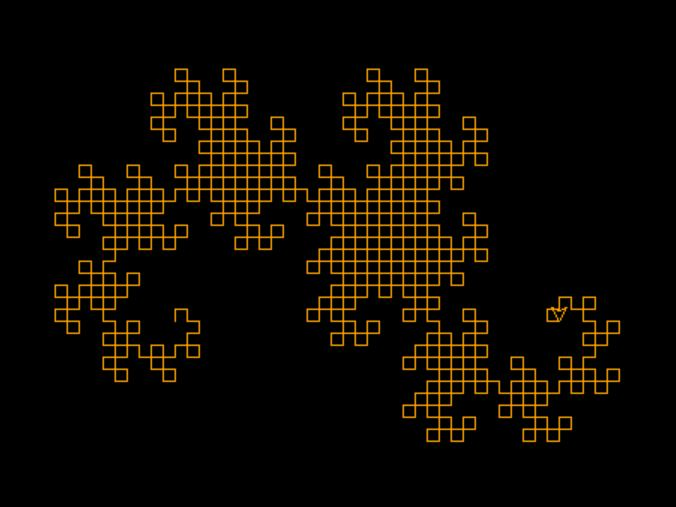

The script that drew this image:
from turtle import *

def dragon_fractal(iterations, axiom, var1, replace1, var2, replace2, length, angle):
    old = axiom
    for i in range(iterations):
        new = ''
        for char in old:
            if(char==var1):
                new += replace1
            elif(char==var2):
                new += replace2
            else:
                new += char
        old = new
    for char in old:
        if(char=="F"):
            forward(length)
        elif(char=='+'):
            right(angle)
        elif(char=='-'):
            left(angle)

def draw_fractal(fractal_name):
    speed(0)
    bgcolor('black')
    pencolor('orange')
    if(fractal_name=="dragon"):
        up()
        backward(200.0 / 2.0)
        left(90)
        down()
        dragon_fractal(10, 'FX', 'X', "X+YF+", "Y", "-FX-Y", 8, 90)
        mainloop()
    elif(fractal_name=="terdragon"):
        up()
        backward(200.0 / 2.0)
        right(180)
        down()
        dragon_fractal(5, "F", "F", "F-F+F", " ", " ", 20, 120)
        mainloop()
    elif(fractal_name=="twin dragon"):
        up()
        backward(200.0 / 2.0)
        left(90)
        down()
        for i in range(3):
            dragon_fractal(9, "FX+FX", "X", "X+YF+", "Y", "-FX-Y", 6, 90)
            right(90)

        mainloop()
    elif(fractal_name=="three dragon"):
        dragon_fractal(10, "FX+FX+FX", "X", "X+YF+", "Y", "-FX-Y", 6, 90)
        mainloop()
    else:
        print("fractal not available!!")

print("following fractals can be drawn : ")
print(" dragon","\n","terdragon","\n","twin dragon","\n","three dragon")
fractal = input("enter the fractal name: ")
draw_fractal(fractal)
